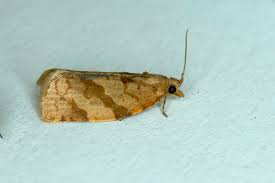
#> input picture Picture/Adoxophyes orana/Training/01_13.jpg, 275 x 183 px, found by its file name
$ python test.py   (older library calls are emulated)
#> lines starting #> are read from the running program, lines starting #| are printed output that depends on the picture; after the words box and inside, x2 and y2 are one past the last pixel; in counts of white or black regions, pixels touching at a corner belong together; long printed decimals are rounded
### TestPython/roi_save_return.py
import os
import time
import platform
import cv2
import numpy as np
##################################################################################
#roi saving version
####################################################################################


# [328 lines left out: functions roi_save, roi_save_new, not called in this run]
########################################################################


def roi_save_new_general(img_file, thresh_size_max,thresh_size_min,  distance_threshold,newFile,imageShow):  #img_file: file name
#> called with thresh_size_max = 50000, thresh_size_min = 50, distance_threshold = 15, newFile = False, imageShow = True
    im_in = cv2.imread(img_file, cv2.IMREAD_COLOR)
#> im_in is the input picture: shape (183, 275, 3); mean B, G, R 192, 201.6, 180
    if im_in is None:
        raise NameError('in roi function, incorrect filename, address or empty file')

    img_YUV = cv2.cvtColor(im_in, cv2.COLOR_BGR2YUV)
#> img_YUV: shape (183, 275, 3); mean of channels 0, 1, 2 194.1, 126.6, 115.7
    y = img_YUV[:,:,0]

    rows = y.shape[0]
#> rows = 183
    cols = y.shape[1]
#> cols = 275

    ### illumination elements reflectance elements
    imgLog = np.log1p(np.array(y, dtype='float') / 255) #

    M = 2*rows + 1
#> M = 367
    N = 2*cols + 1
#> N = 551
    sigma = 10
    (X, Y) = np.meshgrid(np.linspace(0, N-1, N), np.linspace(0, M-1, M))
    Xc = np.ceil(N/2)
#> Xc = 276
    Yc = np.ceil(M/2)
#> Yc = 184
    gaussianNumerator = (X - Xc)**2 + (Y - Yc)**2

    LPF = np.exp(-gaussianNumerator / (2*sigma*sigma))
    HPF = 1 - LPF

    LPF_shift = np.fft.ifftshift(LPF.copy())
    HPF_shift = np.fft.ifftshift(HPF.copy())
    img_FFT = np.fft.fft2(imgLog.copy(), (M, N))
    img_LF = np.real(np.fft.ifft2(img_FFT.copy() * LPF_shift, (M, N)))
    img_HF = np.real(np.fft.ifft2(img_FFT.copy() * HPF_shift, (M, N)))

    gamma1 = 0.3
    gamma2 = 1.5
    img_adjusting = gamma1*img_LF[0:rows, 0:cols] + gamma2*img_HF[0:rows, 0:cols]

    img_exp = np.expm1(img_adjusting) # exp(x) + 1
    img_exp = (img_exp - np.min(img_exp)) / (np.max(img_exp) - np.min(img_exp))
    img_out = np.array(255*img_exp, dtype = 'uint8')

    img_YUV[:,:,0] = img_out
#> img_YUV: shape (183, 275, 3); mean of channels 0, 1, 2 103, 126.6, 115.7
    result = cv2.cvtColor(img_YUV, cv2.COLOR_YUV2BGR)

    if imageShow == True:
        cv2.imshow("adfadad", result)
        cv2.waitKey(0)
        cv2.destroyAllWindows()

    gray = cv2.cvtColor(result, cv2.COLOR_BGR2GRAY)
    hsv = cv2.cvtColor(result, cv2.COLOR_BGR2HSV)
#> hsv: shape (183, 275, 3); mean H, S, V 77.5, 84.4, 114.6
    h,s,v = cv2.split(hsv)
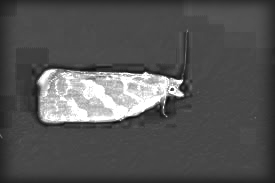
#> s: shape (183, 275); min 10, max 255, mean 84.4
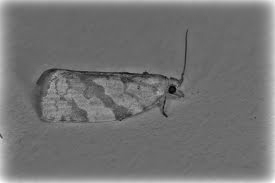
#> v: shape (183, 275); min 5, max 255, mean 114.6

    height, width, channels =result.shape
#> height = 183; width = 275; channels = 3
    average=[]
    total=height*2+width*2-4
#> total = 912
    color =[]
    for i in range(0,height):
        color.append( result[i][0])
        color.append( result[i][width-1])
#> after the loop, color = 366 items, first 6: [219, 223, 198], [233, 236, 201], [212, 216, 191], [228, 231, 196], [205, 209, 184], [224, 227, 192]
    for i in range(0,width):
        color.append( result[0][i])
        color.append( result[height-1][i])
#> after the loop, color = 916 items, first 6: [219, 223, 198], [233, 236, 201], [212, 216, 191], [228, 231, 196], [205, 209, 184], [224, 227, 192]
    color = np.array(color)
#> color = 916 rows, first 8: [219, 223, 198], [233, 236, 201], [212, 216, 191], [228, 231, 196], [205, 209, 184], [224, 227, 192], [199, 203, 178], [222, 225, 190]
    maxrgb=np.median(color,axis=0)
#> maxrgb = [190, 193, 162.5]
    r= maxrgb[2]
#> r = 162.5
    g= maxrgb[1]
#> g = 193
    b= maxrgb[0]
#> b = 190
    Cmax = max(r,g,b)
#> Cmax = 193
    Cmin = min(r,g,b)
#> Cmin = 162.5
    delta = Cmax-Cmin
#> delta = 30.5
    if delta ==0:
        mh=0
    elif Cmax==r:
        mh=30*(((g-b)/delta)%6)
    elif Cmax==g:
        mh=30*((b-r)/delta+2)
#> mh = 87.05
    elif Cmax==b:
        mh=30*((r-g)/delta+4)

    if Cmax==0:
        ms=0
    else:
        ms=delta/Cmax*255
#> ms = 40.3

    mv=Cmax
#> mv = 193

    print(mh,ms,mv)
#| 87.049 40.298 193.0
    # print("++++++++++++++++changed h,s,v+++++++++++++++")

    sdown = ms - 20
#> sdown = 20.3
    vdown = mv - 20
#> vdown = 173
    sup = ms + 20
#> sup = 60.3
    vup = mv + 20
#> vup = 213
    # hsv eliminate blue one
    mask = cv2.inRange(v,vup,255) + cv2.inRange(v,0,vdown)
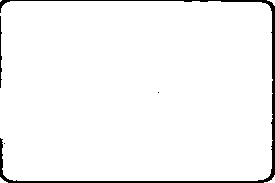
#> mask: shape (183, 275); 96.6% white; 4 black regions (2 under 20 px), largest, box (x1, y1, x2, y2) and area: (0, 0, 275, 183) 1602, (0, 16, 2, 88) 83
    mask2 = cv2.inRange(s,sup,255) + cv2.inRange(s,0,sdown)
#> mask2: shape (183, 275); 81.9% white; 15 black regions (11 under 20 px), largest, box (x1, y1, x2, y2) and area: (0, 0, 275, 183) 6330, (16, 32, 193, 129) 2716, (184, 32, 186, 60) 33, (180, 104, 192, 108) 24
    mask3 = cv2.inRange(h,mh+8,180)+ cv2.inRange(h,0,mh-8)
#> mask3: shape (183, 275); 15.4% white; 12 white regions (10 under 20 px), largest, box (x1, y1, x2, y2) and area: (32, 33, 192, 128) 7619, (129, 120, 144, 127) 43
    res = cv2.bitwise_and(gray, gray, mask=mask)
    res = cv2.bitwise_and(res, res, mask=mask2)
    bgr = cv2.bitwise_and(res, res, mask=mask3)

    # cv2.imshow("realrealreal", bgr)
    # cv2.waitKey(0)
    # cv2.destroyAllWindows()

    # fill the blank and delete noise
    kernel = np.ones((5,5),np.uint8)
    closing = cv2.morphologyEx(bgr, cv2.MORPH_CLOSE, kernel)
    opening = cv2.morphologyEx(closing, cv2.MORPH_OPEN, kernel)

    th, im_otsu = cv2.threshold(opening, 10, 255, cv2.THRESH_BINARY+cv2.THRESH_OTSU)
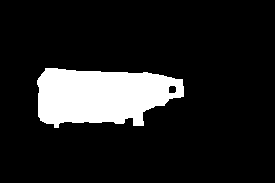
#> im_otsu: shape (183, 275); 13% white; 1 white region, box (x1, y1, x2, y2) and area: (37, 68, 184, 128) 6541
#> th = 40

    output= cv2.connectedComponentsWithStats(im_otsu) # 4 or 8
    if imageShow == True:
        cv2.imshow("adfadad", im_otsu)
        cv2.waitKey(0)
        cv2.destroyAllWindows()
    new_data=[]
    im_origin = cv2.imread(img_file, cv2.IMREAD_COLOR)
    im_origin2 = result
    filedir=os.getcwd()
    strlen=len(filedir)
    filedir=os.getcwd()[0:strlen-11]+'/roi_log/'
    if platform.system() == "Windows":
        filedir=  filedir.replace("\\","/")
    txt_name="1.txt"
    if newFile == False:
        try:
            f=open(filedir+txt_name,'r')
            lines=f.readlines()
            lastline=lines[-1]
            before_list=lastline.split('\n')
            before_list=before_list[0].split('\t')
            if (len(before_list)==1):
                old_list=[]
            else:
                old_list=before_list[1:]
            f.close()
        except:
            old_list=[]
    else:
        old_list=[]
    new_data=[]
    new_list=[]
    for i in range(1,output[0]):
        if (output[2][i,cv2.CC_STAT_AREA]<thresh_size_min):
            continue
        if (output[2][i,cv2.CC_STAT_AREA]>thresh_size_max):
            continue
        x0=output[2][i,cv2.CC_STAT_LEFT]
        y0=output[2][i,cv2.CC_STAT_TOP]
        x=output[2][i,cv2.CC_STAT_WIDTH]
        y=output[2][i,cv2.CC_STAT_HEIGHT]
        cv2.rectangle(im_origin,(x0,y0),(x0+x,y0+y),(255,255,255),3)
        flag=True
        flagg=True
        for j in range(len(old_list)):
            x_y=old_list[j].split(',')
            x1=int(x_y[0])
            y1=int(x_y[1])
            x_len=int(x_y[2])
            y_len=int(x_y[3])
            if (((x0-x1)*(x0-x1)+(y0-y1)*(y0-y1))<distance_threshold):
                if (((x-x_len)*(x-x_len)+(y-y_len)*(y-y_len))<distance_threshold):
                    flag=False
            if (x0<x1) and (x1<x0+x) and (y0<y1) and (y1<y0+y):
                flagg=False
                newx=x1
                newy=y1
        if imageShow == True:
            cv2.imshow("otsu",im_origin)
            cv2.waitKey(0)
            cv2.destroyAllWindows()
        subimg=im_origin2[y0:y+y0,x0:x+x0]
        if flag==True:
            if flagg==False:
                subimg=im_origin2[y0:newy,x0:newx]
            new_data.append(subimg)
            new_list.append(str(x0)+','+str(y0)+','+str(x)+','+str(y))
#> this loop made 1 pass
#> (x0, y0, x, y) on pass 1: (37, 68, 147, 60)
#> pass 1, in roi_save_new_general, `subimg=im_origin2[y0:y+y0,x0:x+x0]`:
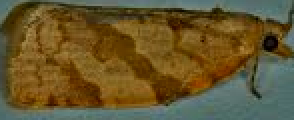
#> subimg: shape (60, 147, 3) (shown 2 times larger); mean B, G, R 44.7, 85.8, 101.9
#> after the loop, new_data = 1 item; new_list = ['37,68,147,60']
        # [4 lines of commented-out code are left out]
    try:
        f = open(filedir+txt_name, 'a')
    except:
        f = open(filedir+txt_name,'w')
    # cv2.imshow("otsu",im_origin)
    # cv2.waitKey(0)
    # cv2.destroyAllWindows()
    now=time.localtime()
    current_time=str(now.tm_year)+"_"+str(now.tm_mon)+"_"+str(now.tm_mday)+"_"+str(now.tm_hour)+"_"+str(now.tm_min)+"_"+str(now.tm_sec)
    f.write(current_time)
    for i in range(len(old_list)):
        f.write('\t'+old_list[i])
    for i in range(len(new_list)):
        f.write('\t'+new_list[i])
#> this loop made 1 pass
    f.write('\n')
    f.close()
    return new_data, new_list
########################################################################

### TestPython/finalcode.py
from getColor import getColor2
from classifyMoth import classifyMoth
from classifyMoth import classifyMoth_distance
from roi_save_return import roi_save
from roi_save_return import roi_save_new
from roi_save_return import roi_save_new_general
from save_as_csv import saveDataAsCsv
from save_as_image import saveDataAsImage
import time
import os
import platform
# import dlib
import cv2
import numpy as np
try: #python3
    from urllib.request import urlopen
except: #python2
    from urllib import urlopen


# [51 lines left out: functions id_to_ip, id_to_image, not called in this run]


def combined_code (id,data,thresh_size_max,thresh_size_min,distance_threshold,autoSetting=False,hlist=[[0,180]],sup=254,sdown=1,vup=254,vdown=1
,Save=False,imageShow=False,BugName=["1","2","3","4"],newFile=False,saveImage=False):

    each_labeled, imgs = roi_save_new_general(img_file=data, thresh_size_max= thresh_size_max ,thresh_size_min= thresh_size_min, distance_threshold=distance_threshold,newFile = newFile,imageShow=imageShow)
#> each_labeled = 1 item; imgs = ['37,68,147,60']
    # each_labeled, imgs = roi_save(data,sizethreshold,distance_threshold,newFile = newFile,imageShow=imageShow)


    datalist, deletenum = getColor2(each_labeled,distance_threshold,autoSetting=autoSetting,imageShow=imageShow,hlist=hlist,sup=sup,sdown=sdown,vup=vup,vdown=vdown)
    print(deletenum)

    message,clusterSum,clusterData,TrueorFalse = classifyMoth(datalist,Save,BugName)
    # message,clusterSum,clusterData,TrueorFalse = classifyMoth(datalist,Save,BugName)
    deletenum.reverse()
    for i in deletenum:
        del each_labeled[i]

    saveDataAsCsv(id, data=clusterSum, bugName=BugName, newFile=newFile)

    if saveImage == True:
        saveDataAsImage(id,imageData=each_labeled,clusterData=clusterData,bugName=BugName)

    return message,clusterSum,clusterData,TrueorFalse


# [31 lines left out: function combined_code_id, not called in this run]


### TestPython/getColor.py
import cv2
import numpy as np
from sklearn.cluster import KMeans
import matplotlib.pyplot as plts
from callee import roi
import time

from roi_save_return import roi_save


def distanceHSV(a,b):
    h = abs(a[0]-b[0])
    h = min(h,180-h)
    s = abs(a[1]-b[1])
    v = abs(a[2]-b[2])
    result = ((4*s*h/5)**2+(6*v)**2+(20*s/3.141592)**2)**(1/2)
    return result

def centroid_histogram(clt):
    # grab the number of different clusters and create a histogram
    # based on the number of pixels assigned to each cluster
    numLabels = np.arange(0, len(np.unique(clt.labels_)) + 1)
    (hist, _) = np.histogram(clt.labels_, bins=numLabels)

    # normalize the histogram, such that it sums to one
    hist = hist.astype("float")
    hist /= hist.sum()

    # return the histogram
    return hist

# [17 lines left out: function plot_colors, not called in this run]

def getColor2(data,distance_threshold,imageShow,autoSetting=False,clusterNum=5,hlist=[[0,180]],sup=254,sdown=1,vup=254,vdown=1):
#> called with distance_threshold = 15, imageShow = True, autoSetting = True, clusterNum = 5, sup = 254, sdown = 1, vup = 254, vdown = 1
    result=[]
    deletenum=[]
    for num,src in enumerate(data):
        # src = np.float32(src)
        # Check the initial time
        start = time.time()
        # Read the data from the directory named data.
        # Convert the image to hsv format.
        hsv = cv2.cvtColor(src, cv2.COLOR_BGR2HSV)
        h,s,v = cv2.split(hsv)

        # Mask the image by hsv input condition
        # v and s has one interval
        # h has sevral interval and it returns the union of the interval.
        if autoSetting == True:
            height, width, channels =src.shape
            average=[]
            total=height*2+width*2-4
            color =[]
            for i in range(0,height):
                color.append( src[i][0])
                color.append( src[i][width-1])
            for i in range(0,width):
                color.append( src[0][i])
                color.append( src[height-1][i])
            color = np.array(color)
            maxrgb=np.median(color,axis=0)
            r= maxrgb[2]
            g= maxrgb[1]
            b= maxrgb[0]
            Cmax = max(r,g,b)
            Cmin = min(r,g,b)
            delta = Cmax-Cmin
            if delta ==0:
                mh=0
            elif Cmax==r:
                mh=30*(((g-b)/delta)%6)
            elif Cmax==g:
                mh=30*((b-r)/delta+2)
            elif Cmax==b:
                mh=30*((r-g)/delta+4)

            if Cmax==0:
                ms=0
            else:
                ms=delta/Cmax*255

            mv=Cmax

            # print(mh,ms,mv)
            # print("++++++++++++++++changed h,s,v+++++++++++++++")


            sdown = ms - 10
            vdown = mv - 10
            sup = ms + 10
            vup = mv + 10
            hlist = [[mh-8,mh+8]]
        # [5 lines of commented-out code are left out]
        mask = cv2.inRange(v,vup,255) + cv2.inRange(v,0,vdown)
        mask2 = cv2.inRange(s,sup,255) + cv2.inRange(s,0,sdown)
        mask3 = cv2.inRange(h,0,92)+ cv2.inRange(h,108,180)
        for i in hlist:
            mask3 = mask3 + cv2.inRange(h,0,i[0])+ cv2.inRange(h,i[1],180)

        res = cv2.bitwise_and(src, src, mask=mask)
        res = cv2.bitwise_and(res, res, mask=mask2)
        bgr = cv2.bitwise_and(res, res, mask=mask3)
        gray = cv2.cvtColor(bgr,cv2.COLOR_BGR2GRAY)

        if imageShow == True:
            cv2.imshow('bgr',bgr)
            cv2.waitKey(0)
            cv2.destroyAllWindows()
        # openCV get a image as a BGR format
        # Convert the image to RGB format
        #for check whether filtering has proccessed well

        kernel = np.ones((2,2),np.uint8)
        closing = cv2.morphologyEx(gray, cv2.MORPH_CLOSE, kernel)
        opening = cv2.morphologyEx(closing, cv2.MORPH_OPEN, kernel)

        rgb = cv2.cvtColor(bgr, cv2.COLOR_BGR2HSV)

        # Reshape for applying Kmean function to the image.
        rgb = rgb.reshape(rgb.shape[0] * rgb.shape[1], 3)
        gray = gray.reshape(gray.shape[0] * gray.shape[1],1)
        # The masked area has v==0 for HSV value
        k=0
        bdelete = []
        for i in gray:
            if i[0]==0:

                # Find the Black point and append in bdelete list
                bdelete.append(k)
            k=k+1

        #Delete the Masked area from the image.
        rgb2=np.delete(rgb, bdelete,0)
        if len(rgb2)<5:
            deletenum.append(num)
            continue
        # The number of cluster is 5
        clusterNum = 5

        # Calculate the Color Clusters of Image by the KMeans Class.
        clt = KMeans(n_clusters = clusterNum)
        clt.fit(rgb2)

        #Represent the time to finish the clustering
        # print("time - clustering is finished :", time.time() - start)
        centers = []


        # # show our color bart
        hist = centroid_histogram(clt)
        # [7 lines of commented-out code are left out]

        clusterData=[]
        cltnum=0
        breaking = False
        for i in range(0,clusterNum):
            clusterData.append(rgb2[clt.labels_==i])
            if len(rgb2[clt.labels_==i])==0:
                breaking = True
        if breaking ==True:
            deletenum.append(num)
            continue
        cluster_num=[]
        cluster_var=[]
        for i,j in enumerate(clusterData):
            csize = j.size/3
            cluster_num.append(csize)
            csum=0
            ccenter=clt.cluster_centers_[i]
            for k in j:
                csum = csum + distanceHSV(ccenter,k)**2
            cvar = (csum/(csize-1))**0.5
            cluster_var.append(cvar)

        resultData = [clt.cluster_centers_,cluster_var,cluster_num]

        result.append(resultData)
#> this loop made 1 pass
#> (height, width, channels, total, r, g, b, Cmax) on pass 1: (60, 147, 3, 410, 85.5, 110, 105, 110)
#> pass 1, in getColor2, `h,s,v = cv2.split(hsv)`:
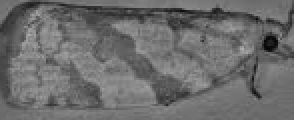
#> v: shape (60, 147) (shown 2 times larger); min 5, max 174, mean 108.3
#> after the loop:
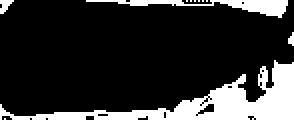
#> mask3: shape (60, 147) (shown 2 times larger); values 254 (black) and 255 (white), 18.5% white; 11 white regions (8 under 20 px), largest, box (x1, y1, x2, y2) and area: (0, 30, 147, 60) 1282, (43, 0, 144, 9) 301, (0, 0, 7, 7) 29


    return result,deletenum

### TestPython/classifyMoth.py
import os
import cv2
import numpy as np
import itertools
import platform
import math
from readcsv import saveData
from readcsv import readData
from getColor import getColor2
from callee import roi
from scipy.stats import t


# return value (a,b,c)
# a: Message
# b: The number of Specific bug in the Picture -[1,0,0,5]
# c: if the function is failed to run completely - return False.
#    if the function is succeed to run           - return True
# [7 lines left out: function distanceHSV, not called in this run]

def distanceEuc(a,b):

    return np.linalg.norm(a,b)


# print(os.getcwd())
def classifyMoth(datalist,Save=False,BugName=["1","2","3","4"]):
    # try:
    NumberofType=len(BugName)

    # get dir list by os dir function

    filedir=os.getcwd()
    strlen=len(filedir)
    filedir=os.getcwd()[0:strlen-11]+'/MothDataHsv/'
#> (the run stopped early here; a loop or call above may not have finished)
